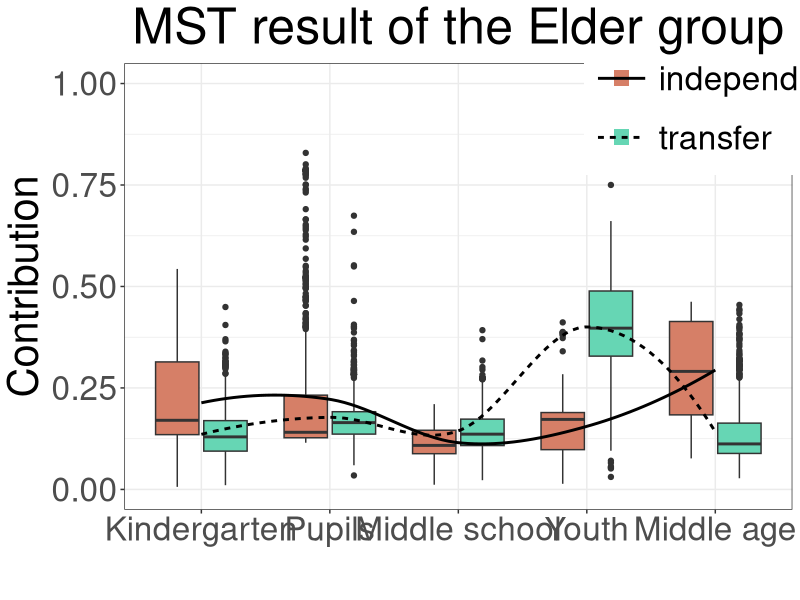

The R source for this figure:
library(ggplot2)
library(ggpubr)
library(dplyr)
library(reshape2)

inde.Data <- read.csv('independent_result/layerMelt.csv')[, c(2,3)] 
trans.Data <- read.csv('transfer_result/layerMelt.csv')[, c(2,3)]
inde.Data['mode'] <- 'independent'
trans.Data['mode'] <- 'transfer'
bind.Data <- bind_rows(inde.Data, trans.Data)
bind.Data$Env <- factor(bind.Data$Env, levels=c('Kindergarten', 'Pupils', 'Middle school', 'Youth', 'Middle age', 'Elder'))

box.Plot <- ggplot(bind.Data)+
                geom_boxplot(aes(x=Env, y=Contribution, fill=mode), show.legend=FALSE)+
                geom_point(aes(x=Env, y=-1, color=mode), shape=15, size=5)+
                geom_smooth(aes(x=as.numeric(Env), y=Contribution, linetype=mode), 
                method='loess', color='black', se=FALSE)+
                ylim(c(0, 1))+
                xlab('')+
                ylab('Contribution')+
                scale_color_manual(values=c('#D67F67', '#66D6B4'))+
                scale_fill_manual(values=c('#D67F67', '#66D6B4'))+
                guides()+
                theme_bw()+
                labs(title='MST result of the Elder group')+
                theme(text=element_text(size=30),
                        plot.title=(element_text(hjust=0.5)),
                        legend.title=element_blank(),
                        legend.position=(c(0.89, 0.9)),
                        legend.key.size=unit(1.5, 'cm'))
ggsave('box_plot.jpg', height=10, width=15)